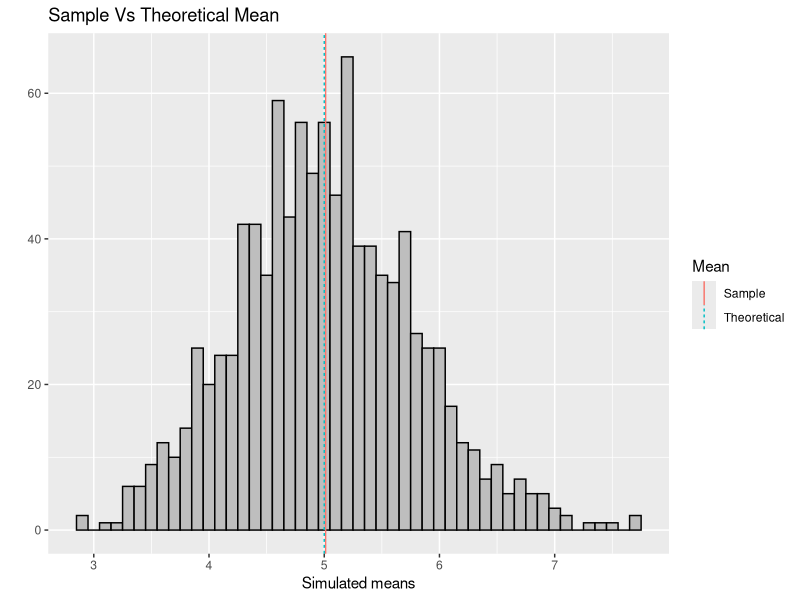
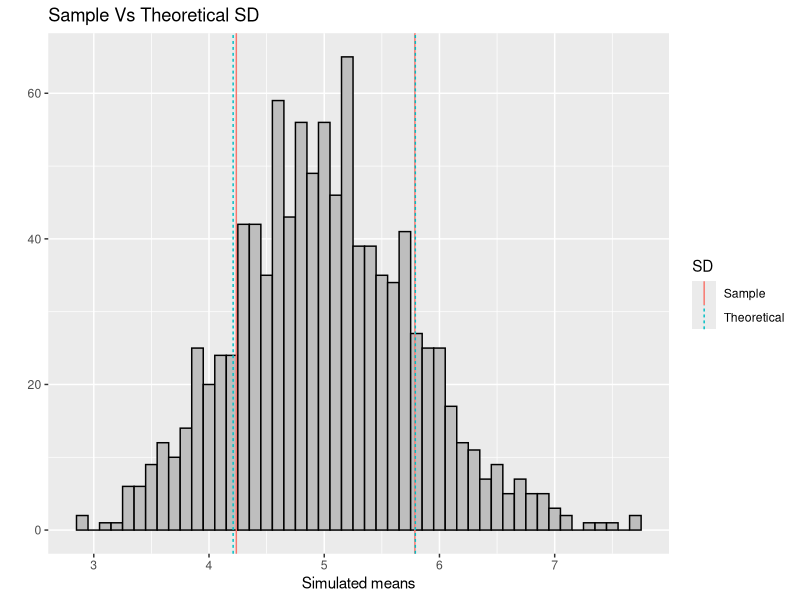
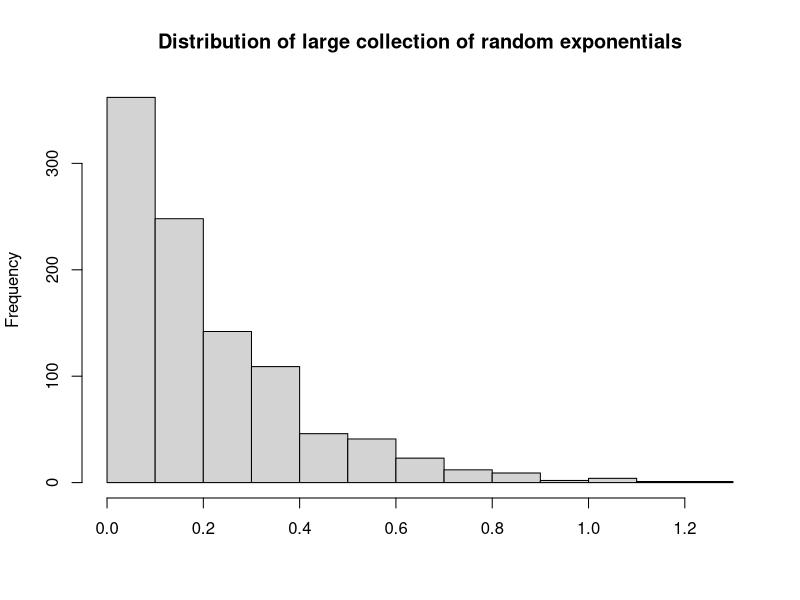

Generate these figures, in order, with R: (Note: this script raises an error after producing the figures.)
## ---- chunk 1
knitr::opts_chunk$set(echo = TRUE)
## ---- chunk 2
#setting seed for replication
set.seed(123)

#setting lambda to 0.2
lambda<- 0.2

#setting n to 40
n<- 40

# number of simulations
simulation<- 1000

#running simulations
sim_mean<- NULL
for (i in 1 : 1000) sim_mean = c(sim_mean, mean(rexp(n,lambda)))
## ---- chunk 3
# sample mean
mean(sim_mean)

#theoretical mean
1/lambda
## ---- chunk 4
library(ggplot2)
cuts1 <- data.frame(Mean="Sample", vals=c(mean(sim_mean)))
cuts2 <- data.frame(Mean="Theoretical", vals=c(1/lambda))
cuts<-rbind(cuts1,cuts2)
qplot(sim_mean, xlab="Simulated means", main = "Sample Vs Theoretical Mean",binwidth=.1, fill=I("grey"),col=I("black"))+
geom_vline(data=cuts, aes(xintercept=vals, linetype=Mean,colour = Mean),show.legend = TRUE)
## ---- chunk 5
# sample variance
var(sim_mean)

# theoretical variance
(1/lambda)^2/n
## ---- chunk 6
cuts1 <- data.frame(SD="Sample", vals=c(mean(sim_mean)-sqrt(var(sim_mean)),mean(sim_mean)+sqrt(var(sim_mean))))
cuts2 <- data.frame(SD="Theoretical", vals=c(1/lambda-1/lambda/sqrt(n),1/lambda+1/lambda/sqrt(n)))
cuts<-rbind(cuts1,cuts2)
qplot(sim_mean, xlab="Simulated means", main = "Sample Vs Theoretical SD",binwidth=.1, fill=I("grey"),col=I("black"))+
geom_vline(data=cuts, aes(xintercept=vals, linetype=SD,colour = SD),show.legend = TRUE)
## ---- chunk 7
hist(rexp(1000,1/lambda),xlab="",main="Distribution of large collection of random exponentials")
qplot(sim_mean, xlab="Simulated means", main = "Sample Distribution vs Normal Distribution",binwidth=.1, fill=I("grey"), col=I("black"))+
stat_function( fun = function(x, mean, sd, n, bw){ 
      dnorm(x = x, mean = mean, sd = sd) * n * bw
    }, args = c(mean = 5, sd = sqrt(0.625), n = 1000, bw = 0.1), col="red")
